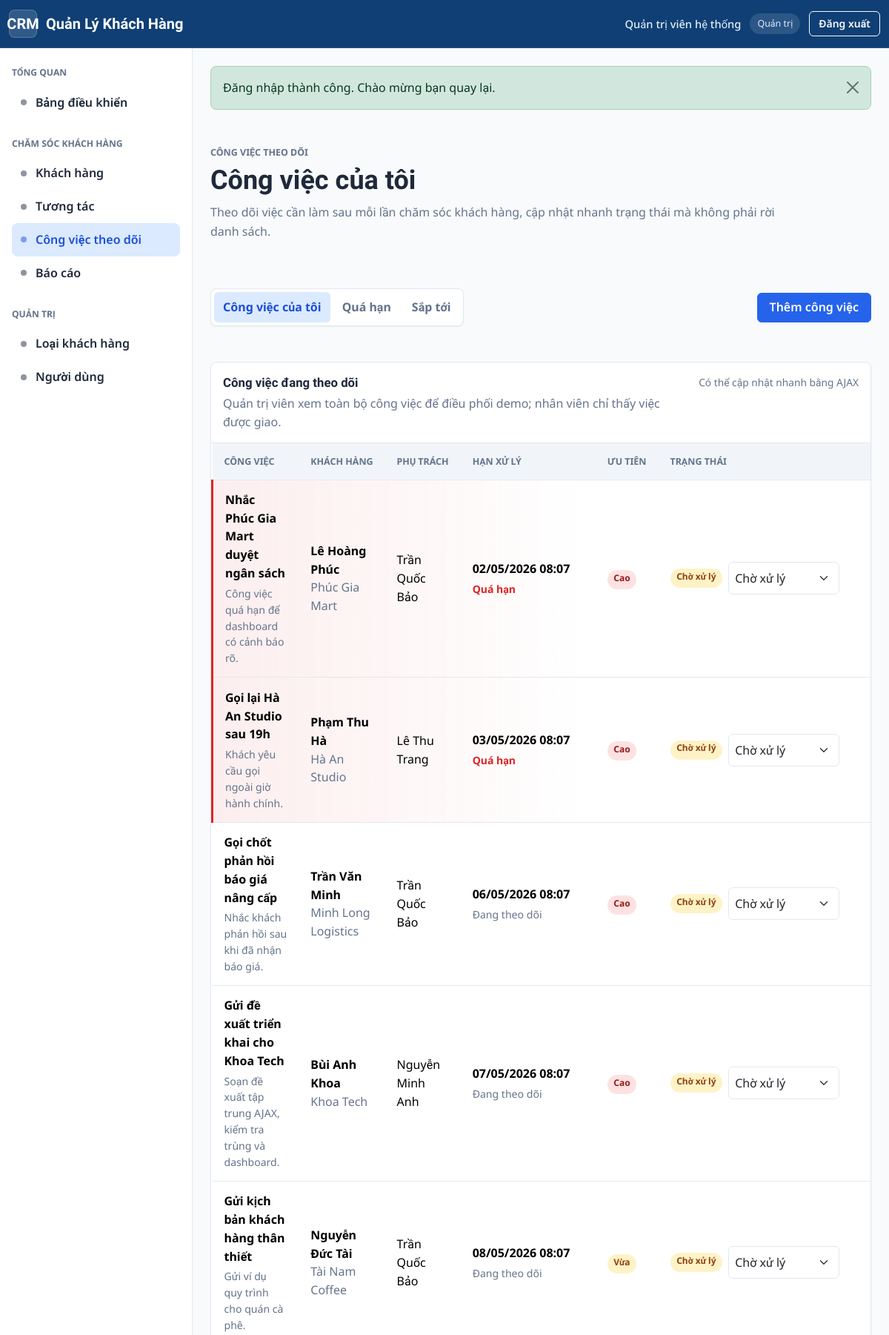
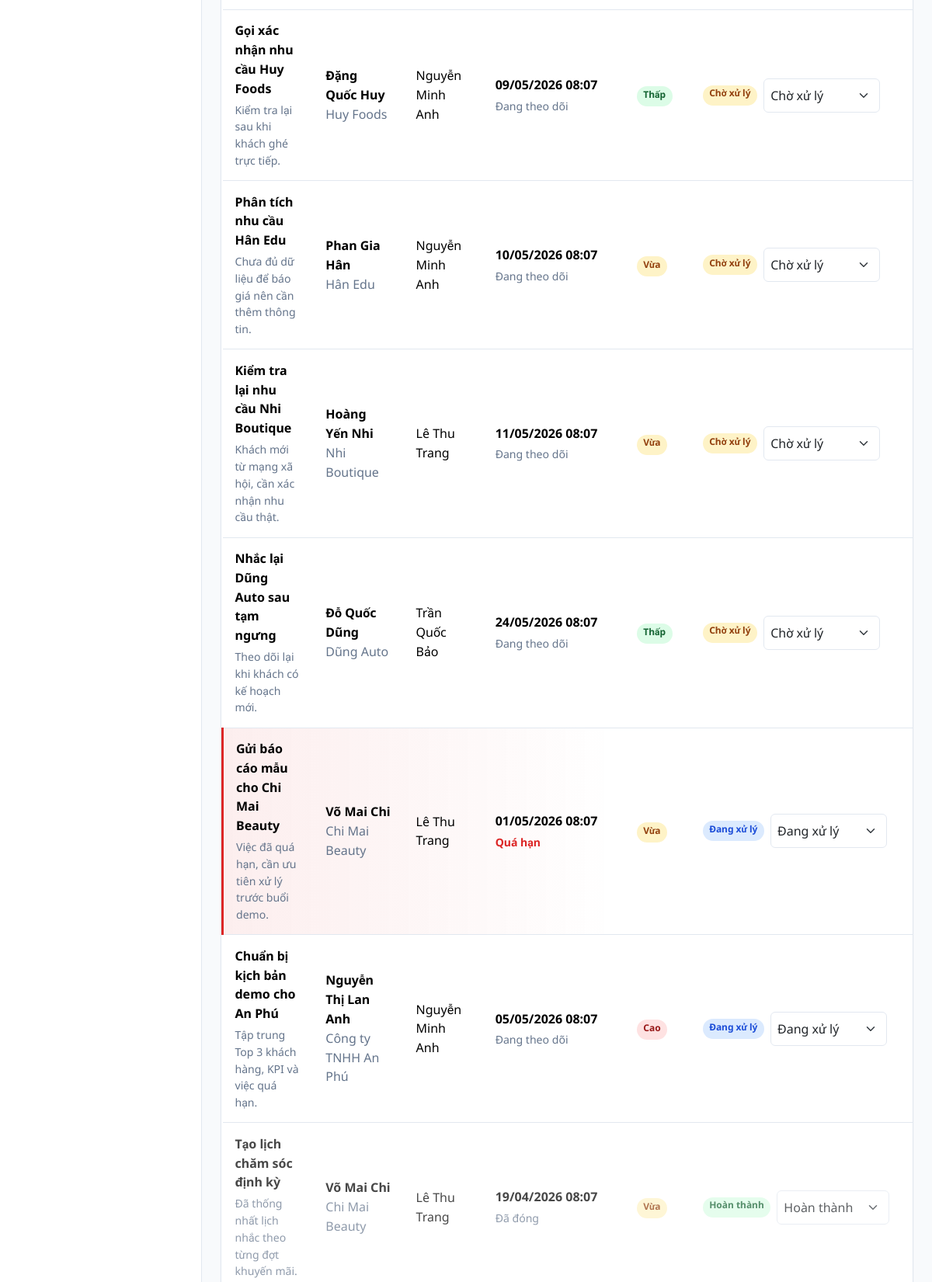
Page /cong-viec-theo-doi/index.php (signed in, upper part) on the committed database (2 pictures, top to bottom).
### tables this page shows
CREATE TABLE `follow_up_tasks` (
    `id` INT UNSIGNED NOT NULL AUTO_INCREMENT,
    `customer_id` INT UNSIGNED NOT NULL,
    `assigned_user_id` INT UNSIGNED NOT NULL,
    `created_by` INT UNSIGNED NOT NULL,
    `title` VARCHAR(150) NOT NULL,
    `description` TEXT NULL,
    `due_at` DATETIME NOT NULL,
    `status` ENUM('pending', 'in_progress', 'completed', 'cancelled') NOT NULL DEFAULT 'pending',
    `priority` ENUM('low', 'medium', 'high') NOT NULL DEFAULT 'medium',
    `completed_at` DATETIME NULL,
    `created_at` DATETIME NOT NULL DEFAULT CURRENT_TIMESTAMP,
    `updated_at` DATETIME NOT NULL DEFAULT CURRENT_TIMESTAMP ON UPDATE CURRENT_TIMESTAMP,
    PRIMARY KEY (`id`),
    KEY `idx_tasks_assignee_status_due` (`assigned_user_id`, `status`, `due_at`),
    KEY `idx_tasks_customer_status` (`customer_id`, `status`),
    KEY `idx_tasks_due_at` (`due_at`),
    KEY `idx_tasks_priority` (`priority`),
    KEY `idx_tasks_created_by` (`created_by`),
    CONSTRAINT `fk_tasks_customer`
        FOREIGN KEY (`customer_id`) REFERENCES `customers` (`id`)
        ON UPDATE CASCADE
        ON DELETE CASCADE,
    CONSTRAINT `fk_tasks_assigned_user`
        FOREIGN KEY (`assigned_user_id`) REFERENCES `users` (`id`)
        ON UPDATE CASCADE
        ON DELETE RESTRICT,
    CONSTRAINT `fk_tasks_created_by`
        FOREIGN KEY (`created_by`) REFERENCES `users` (`id`)
        ON UPDATE CASCADE
        ON DELETE RESTRICT
);

CREATE TABLE `customers` (
    `id` INT UNSIGNED NOT NULL AUTO_INCREMENT,
    `customer_type_id` INT UNSIGNED NOT NULL,
    `assigned_user_id` INT UNSIGNED NULL,
    `full_name` VARCHAR(150) NOT NULL,
    `company_name` VARCHAR(150) NULL,
    `gender` ENUM('male', 'female', 'other', 'unknown') NOT NULL DEFAULT 'unknown',
    `date_of_birth` DATE NULL,
    `phone` VARCHAR(32) NULL,
    `phone_normalized` VARCHAR(32) NULL,
    `email` VARCHAR(191) NULL,
    `email_normalized` VARCHAR(191) NULL,
    `address` VARCHAR(255) NULL,
    `city` VARCHAR(80) NULL,
    `source` ENUM('website', 'facebook', 'referral', 'walk_in', 'phone', 'other') NOT NULL DEFAULT 'other',
    `status` ENUM('active', 'potential', 'inactive') NOT NULL DEFAULT 'active',
    `notes` TEXT NULL,
    `deleted_at` DATETIME NULL,
    `active_phone_key` VARCHAR(32)
        GENERATED ALWAYS AS (
            CASE
                WHEN `deleted_at` IS NULL
                 AND `phone_normalized` IS NOT NULL
                 AND `phone_normalized` <> ''
                THEN `phone_normalized`
                ELSE NULL
            END
        ) PERSISTENT,
    `active_email_key` VARCHAR(191)
        GENERATED ALWAYS AS (
            CASE
                WHEN `deleted_at` IS NULL
                 AND `email_normalized` IS NOT NULL
                 AND `email_normalized` <> ''
                THEN `email_normalized`
                ELSE NULL
            END
        ) PERSISTENT,
    `created_at` DATETIME NOT NULL DEFAULT CURRENT_TIMESTAMP,
    `updated_at` DATETIME NOT NULL DEFAULT CURRENT_TIMESTAMP ON UPDATE CURRENT_TIMESTAMP,
    PRIMARY KEY (`id`),
    UNIQUE KEY `uq_customers_active_phone` (`active_phone_key`),
    UNIQUE KEY `uq_customers_active_email` (`active_email_key`),
    KEY `idx_customers_name` (`full_name`),
    KEY `idx_customers_company_name` (`company_name`),
    KEY `idx_customers_type_status` (`customer_type_id`, `status`),
    KEY `idx_customers_assigned_status` (`assigned_user_id`, `status`),
    KEY `idx_customers_status_deleted` (`status`, `deleted_at`),
    KEY `idx_customers_deleted_at` (`deleted_at`),
    KEY `idx_customers_phone_normalized` (`phone_normalized`),
    KEY `idx_customers_email_normalized` (`email_normalized`),
    CONSTRAINT `fk_customers_customer_type`
        FOREIGN KEY (`customer_type_id`) REFERENCES `customer_types` (`id`)
        ON UPDATE CASCADE
        ON DELETE RESTRICT,
    CONSTRAINT `fk_customers_assigned_user`
        FOREIGN KEY (`assigned_user_id`) REFERENCES `users` (`id`)
        ON UPDATE CASCADE
        ON DELETE SET NULL
);

CREATE TABLE `users` (
    `id` INT UNSIGNED NOT NULL AUTO_INCREMENT,
    `full_name` VARCHAR(120) NOT NULL,
    `username` VARCHAR(50) NOT NULL,
    `email` VARCHAR(191) NOT NULL,
    `phone` VARCHAR(32) NULL,
    `password_hash` VARCHAR(255) NOT NULL,
    `role` ENUM('admin', 'staff') NOT NULL DEFAULT 'staff',
    `status` ENUM('active', 'locked') NOT NULL DEFAULT 'active',
    `last_login_at` DATETIME NULL,
    `created_at` DATETIME NOT NULL DEFAULT CURRENT_TIMESTAMP,
    `updated_at` DATETIME NOT NULL DEFAULT CURRENT_TIMESTAMP ON UPDATE CURRENT_TIMESTAMP,
    PRIMARY KEY (`id`),
    UNIQUE KEY `uq_users_username` (`username`),
    UNIQUE KEY `uq_users_email` (`email`),
    KEY `idx_users_role_status` (`role`, `status`),
    KEY `idx_users_status` (`status`),
    KEY `idx_users_last_login_at` (`last_login_at`)
);

### dung-chung/ham-chung.php (called while the page is built, shortened)
<?php
function e(mixed $giaTri): string
{
    return htmlspecialchars((string) ($giaTri ?? ''), ENT_QUOTES | ENT_SUBSTITUTE, 'UTF-8');
}
function duong_dan(string $duongDan = ''): string
{
    return rtrim(DUONG_DAN_GOC, '/') . '/' . ltrim($duongDan, '/');
}

### dung-chung/ham-xac-thuc.php (called while the page is built, shortened)
<?php
function nguoi_dung_hien_tai(): ?array
{
    return $_SESSION['nguoi_dung'] ?? null;
}
function la_admin(): bool
{
    return co_vai_tro(VAI_TRO_ADMIN);
}
function co_vai_tro(string|array $vaiTro): bool
{
    $vaiTroHienTai = nguoi_dung_hien_tai()['vai_tro'] ?? null;
    $danhSachVaiTro = is_array($vaiTro) ? $vaiTro : [$vaiTro];
    return $vaiTroHienTai !== null && in_array($vaiTroHienTai, $danhSachVaiTro, true);
}

### cong-viec-theo-doi/truy-van-cong-viec.php (called while the page is built, shortened)
<?php
function tao_dieu_kien_pham_vi_cong_viec(string $cheDo): array
{
    $nguoiDung = nguoi_dung_hien_tai();
    $dieuKien = ['c.deleted_at IS NULL'];
    $thamSo = [];
    return ['sql' => ' WHERE ' . implode(' AND ', $dieuKien), 'tham_so' => $thamSo];
}
function lay_danh_sach_cong_viec_theo_doi(string $cheDo = 'my'): array
{
    $loc = tao_dieu_kien_pham_vi_cong_viec($cheDo);
    return lay_nhieu_dong(
        "SELECT t.id, t.title, t.description, t.due_at, t.status, t.priority, t.completed_at,
            c.full_name AS customer_name, c.company_name,
            u.full_name AS assigned_user_name
         FROM follow_up_tasks t
         INNER JOIN customers c ON c.id = t.customer_id
         INNER JOIN users u ON u.id = t.assigned_user_id
         {$loc['sql']}
         ORDER BY FIELD(t.status, 'pending', 'in_progress', 'completed', 'cancelled'), t.due_at ASC
         LIMIT 60",
        $loc['tham_so']
    );
}

### cau-hinh/ket-noi-csdl.php (called while the page is built, shortened)
<?php
function lay_ket_noi_csdl(): PDO
{
    static $pdo = null;
    $dsn = sprintf(
        'mysql:host=%s;port=%d;dbname=%s;charset=%s',
        DB_HOST,
        DB_PORT,
        DB_NAME,
        DB_CHARSET
    );
    try {
        $pdo = new PDO($dsn, DB_USERNAME, DB_PASSWORD, [
            PDO::ATTR_ERRMODE => PDO::ERRMODE_EXCEPTION,
            PDO::ATTR_DEFAULT_FETCH_MODE => PDO::FETCH_ASSOC,
            PDO::ATTR_EMULATE_PREPARES => false,
            PDO::MYSQL_ATTR_INIT_COMMAND => 'SET NAMES ' . DB_CHARSET,
        ]);
        $pdo->exec('SET NAMES ' . DB_CHARSET . ' COLLATE ' . lay_collation_ket_noi($pdo));
    } catch (PDOException $exception) {
        throw new RuntimeException('Không thể kết nối cơ sở dữ liệu.', 0, $exception);
    }
    return $pdo;
}
function lay_collation_ket_noi(PDO $pdo): string
{
    $collations = [DB_COLLATION, DB_FALLBACK_COLLATION];
    $stmt = $pdo->prepare(
        'SELECT COLLATION_NAME
         FROM information_schema.COLLATIONS
         WHERE CHARACTER_SET_NAME = :charset
           AND COLLATION_NAME = :collation
         LIMIT 1'
    );
    foreach ($collations as $collation) {
        $stmt->execute([
            'charset' => DB_CHARSET,
            'collation' => $collation,
        ]);
        if ($stmt->fetchColumn()) {
            return $collation;
        }
    }
    return DB_FALLBACK_COLLATION;
}

### dung-chung/ham-csdl.php (called while the page is built, shortened)
<?php
require_once __DIR__ . '/../cau-hinh/ket-noi-csdl.php';
function chay_truy_van(string $sql, array $thamSo = []): PDOStatement
{
    $stmt = lay_ket_noi_csdl()->prepare($sql);
    $stmt->execute($thamSo);
    return $stmt;
}
function lay_nhieu_dong(string $sql, array $thamSo = []): array
{
    return chay_truy_van($sql, $thamSo)->fetchAll();
}

### cong-viec-theo-doi/xu-ly-du-lieu-cong-viec.php (called while the page is built, shortened)
<?php
function nhan_trang_thai_cong_viec(): array
{
    return [
        'pending' => 'Chờ xử lý',
        'in_progress' => 'Đang xử lý',
        'completed' => 'Hoàn thành',
        'cancelled' => 'Đã hủy',
    ];
}
function nhan_trang_thai_chinh_cong_viec(): array
{
    return ['pending' => 'Chờ xử lý', 'completed' => 'Hoàn thành', 'cancelled' => 'Đã hủy'];
}
function trang_thai_cong_viec_dang_mo(): array
{
    return ['pending', 'in_progress'];
}
function lop_badge_trang_thai_cong_viec(string $trangThai): string
{
    return match ($trangThai) {
        'pending' => 'badge-soft-warning',
        'in_progress' => 'badge-soft-primary',
        'completed' => 'badge-soft-success',
        'cancelled' => 'badge-soft-danger',
        default => 'badge-soft-primary',
    };
}
function nhan_uu_tien_cong_viec(): array
{
    return ['high' => 'Cao', 'medium' => 'Vừa', 'low' => 'Thấp'];
}
function lop_badge_uu_tien_cong_viec(string $uuTien): string
{
    return match ($uuTien) {
        'high' => 'badge-soft-danger',
        'medium' => 'badge-soft-warning',
        'low' => 'badge-soft-success',
        default => 'badge-soft-primary',
    };
}
function la_cong_viec_qua_han(array $congViec): bool
{
    return in_array($congViec['status'], trang_thai_cong_viec_dang_mo(), true)
        && strtotime($congViec['due_at']) < time();
}

### dung-chung/ham-dinh-dang.php (called while the page is built, shortened)
<?php
function dinh_dang_ngay_gio(?string $ngayGio): string
{
    $timestamp = strtotime($ngayGio);
    return $timestamp === false ? '' : date('d/m/Y H:i', $timestamp);
}

### cong-viec-theo-doi/danh-sach-cong-viec.php (the view, shortened to what this page needs)
<?php
$cheDo = $cheDo ?? 'my';
$danhSachCongViec = $danhSachCongViec ?? [];
$tieuDeDanhSach = $tieuDeDanhSach ?? 'Danh sách công việc';
$moTaDanhSach = $moTaDanhSach ?? 'Theo dõi hạn xử lý, người phụ trách và trạng thái công việc chăm sóc khách hàng.';
$nhanTrangThai = nhan_trang_thai_cong_viec();
$nhanTrangThaiChinh = nhan_trang_thai_chinh_cong_viec();
$nhanUuTien = nhan_uu_tien_cong_viec();
$tepHienTai = basename(str_replace('\\', '/', $_SERVER['SCRIPT_NAME'] ?? 'index.php'));
$lopTab = static fn (string $tep): string => $tepHienTai === $tep ? ' is-active' : '';
?>
<div class="follow-up-nav">
    <div class="follow-up-tabs" aria-label="Bộ lọc công việc theo dõi">
        <a class="follow-up-tab<?= e($lopTab('index.php')) ?>" href="<?= e(duong_dan('cong-viec-theo-doi/')) ?>">Công việc của tôi</a>
        <a class="follow-up-tab<?= e($lopTab('qua-han.php')) ?>" href="<?= e(duong_dan('cong-viec-theo-doi/qua-han.php')) ?>">Quá hạn</a>
        <a class="follow-up-tab<?= e($lopTab('sap-toi.php')) ?>" href="<?= e(duong_dan('cong-viec-theo-doi/sap-toi.php')) ?>">Sắp tới</a>
    </div>
    <a class="btn btn-primary" href="<?= e(duong_dan('cong-viec-theo-doi/them.php')) ?>">Thêm công việc</a>
</div>
<section class="table-card task-board task-board--<?= e($cheDo) ?>" data-task-board>
    <div class="task-board-heading">
        <div>
            <h2 class="card-title mb-1"><?= e($tieuDeDanhSach) ?></h2>
            <p class="text-muted mb-0"><?= e($moTaDanhSach) ?></p>
        </div>
        <div class="task-board-feedback" data-task-feedback aria-live="polite">Có thể cập nhật nhanh bằng AJAX</div>
    </div>
    <div class="table-responsive">
        <table class="table align-middle task-table">
            <thead>
                <tr>
                    <th>Công việc</th>
                    <th>Khách hàng</th>
                    <th>Phụ trách</th>
                    <th>Hạn xử lý</th>
                    <th>Ưu tiên</th>
                    <th>Trạng thái</th>
                    <th>Thao tác</th>
                </tr>
            </thead>
            <tbody>
                <?php foreach ($danhSachCongViec as $congViec): ?>
                    <?php
                    $dangMo = in_array($congViec['status'], trang_thai_cong_viec_dang_mo(), true);
                    $quaHan = la_cong_viec_qua_han($congViec);
                    $lopDong = trim(($quaHan ? 'is-overdue ' : '') . (!$dangMo ? 'is-finished' : ''));
                    $nhanHan = $quaHan ? 'Quá hạn' : ($dangMo ? 'Đang theo dõi' : 'Đã đóng');
                    $luaChonTrangThai = $congViec['status'] === 'in_progress'
                        ? [
                            'pending' => $nhanTrangThai['pending'],
                            'in_progress' => $nhanTrangThai['in_progress'],
                            'completed' => $nhanTrangThai['completed'],
                            'cancelled' => $nhanTrangThai['cancelled'],
                        ]
                        : $nhanTrangThaiChinh;
                    ?>
                    <tr class="<?= e($lopDong) ?>" data-task-row="<?= e($congViec['id']) ?>" data-task-status="<?= e($congViec['status']) ?>">
                        <td>
                            <div class="task-title-cell">
                                <strong><?= e($congViec['title']) ?></strong>
                                <span><?= e($congViec['description'] ?: 'Không có mô tả') ?></span>
                            </div>
                        </td>
                        <td>
                            <strong><?= e($congViec['customer_name']) ?></strong>
                            <div class="text-muted"><?= e($congViec['company_name'] ?: 'Khách hàng cá nhân') ?></div>
                        </td>
                        <td><?= e($congViec['assigned_user_name']) ?></td>
                        <td>
                            <div class="task-due-cell">
                                <strong><?= e(dinh_dang_ngay_gio($congViec['due_at'])) ?></strong>
                                <span><?= e($nhanHan) ?></span>
                            </div>
                        </td>
                        <td>
                            <span class="badge <?= e(lop_badge_uu_tien_cong_viec($congViec['priority'])) ?>">
                                <?= e($nhanUuTien[$congViec['priority']] ?? 'Vừa') ?>
                            </span>
                        </td>
                        <td>
                            <div class="task-status-control">
                                <span class="badge <?= e(lop_badge_trang_thai_cong_viec($congViec['status'])) ?>" data-task-status-badge>
                                    <?= e($nhanTrangThai[$congViec['status']] ?? 'Không rõ') ?>
                                </span>
                                <select class="form-select form-select-sm" data-task-status-select data-task-id="<?= e($congViec['id']) ?>">
                                    <?php foreach ($luaChonTrangThai as $giaTri => $nhan): ?>
                                        <option value="<?= e($giaTri) ?>" <?= $congViec['status'] === $giaTri ? 'selected' : '' ?>><?= e($nhan) ?></option>
                                    <?php endforeach; ?>
                                </select>
                            </div>
                        </td>
                        <td>
                        </td>
                    </tr>
                <?php endforeach; ?>
            </tbody>
        </table>
    </div>
</section>

### rows in the picture
follow_up_tasks: title "Nhắc Phúc Gia Mart duyệt ngân sách", description "Công việc quá hạn để dashboard có cảnh báo rõ.", customer.full_name "Lê Hoàng Phúc", customer.company_name "Phúc Gia Mart", assigned_user.full_name "Trần Quốc Bảo", due_at "02/05/2026 08:07", nhanHan "Quá hạn", priority "Cao", status "Chờ xử lý", status+id "Chờ xử lý"
follow_up_tasks: title "Gọi lại Hà An Studio sau 19h", description "Khách yêu cầu gọi ngoài giờ hành chính.", customer.full_name "Phạm Thu Hà", customer.company_name "Hà An Studio", assigned_user.full_name "Lê Thu Trang", due_at "03/05/2026 08:07", nhanHan "Quá hạn", priority "Cao", status "Chờ xử lý", status+id "Chờ xử lý"
follow_up_tasks: title "Gọi chốt phản hồi báo giá nâng cấp", description "Nhắc khách phản hồi sau khi đã nhận báo giá.", customer.full_name "Trần Văn Minh", customer.company_name "Minh Long Logistics", assigned_user.full_name "Trần Quốc Bảo", due_at "06/05/2026 08:07", nhanHan "Đang theo dõi", priority "Cao", status "Chờ xử lý", status+id "Chờ xử lý"
follow_up_tasks: title "Gửi đề xuất triển khai cho Khoa Tech", description "Soạn đề xuất tập trung AJAX, kiểm tra trùng và dashboard.", customer.full_name "Bùi Anh Khoa", customer.company_name "Khoa Tech", assigned_user.full_name "Nguyễn Minh Anh", due_at "07/05/2026 08:07", nhanHan "Đang theo dõi", priority "Cao", status "Chờ xử lý", status+id "Chờ xử lý"
follow_up_tasks: title "Gửi kịch bản khách hàng thân thiết", description "Gửi ví dụ quy trình cho quán cà phê.", customer.full_name "Nguyễn Đức Tài", customer.company_name "Tài Nam Coffee", assigned_user.full_name "Trần Quốc Bảo", due_at "08/05/2026 08:07", nhanHan "Đang theo dõi", priority "Vừa", status "Chờ xử lý", status+id "Chờ xử lý"
follow_up_tasks: title "Gọi xác nhận nhu cầu Huy Foods", description "Kiểm tra lại sau khi khách ghé trực tiếp.", customer.full_name "Đặng Quốc Huy", customer.company_name "Huy Foods", assigned_user.full_name "Nguyễn Minh Anh", due_at "09/05/2026 08:07", nhanHan "Đang theo dõi", priority "Thấp", status "Chờ xử lý", status+id "Chờ xử lý"
follow_up_tasks: title "Phân tích nhu cầu Hân Edu", description "Chưa đủ dữ liệu để báo giá nên cần thêm thông tin.", customer.full_name "Phan Gia Hân", customer.company_name "Hân Edu", assigned_user.full_name "Nguyễn Minh Anh", due_at "10/05/2026 08:07", nhanHan "Đang theo dõi", priority "Vừa", status "Chờ xử lý", status+id "Chờ xử lý"
follow_up_tasks: title "Kiểm tra lại nhu cầu Nhi Boutique", description "Khách mới từ mạng xã hội, cần xác nhận nhu cầu thật.", customer.full_name "Hoàng Yến Nhi", customer.company_name "Nhi Boutique", assigned_user.full_name "Lê Thu Trang", due_at "11/05/2026 08:07", nhanHan "Đang theo dõi", priority "Vừa", status "Chờ xử lý", status+id "Chờ xử lý"
follow_up_tasks: title "Nhắc lại Dũng Auto sau tạm ngưng", description "Theo dõi lại khi khách có kế hoạch mới.", customer.full_name "Đỗ Quốc Dũng", customer.company_name "Dũng Auto", assigned_user.full_name "Trần Quốc Bảo", due_at "24/05/2026 08:07", nhanHan "Đang theo dõi", priority "Thấp", status "Chờ xử lý", status+id "Chờ xử lý"
follow_up_tasks: title "Gửi báo cáo mẫu cho Chi Mai Beauty", description "Việc đã quá hạn, cần ưu tiên xử lý trước buổi demo.", customer.full_name "Võ Mai Chi", customer.company_name "Chi Mai Beauty", assigned_user.full_name "Lê Thu Trang", due_at "01/05/2026 08:07", nhanHan "Quá hạn", priority "Vừa", status "Đang xử lý", status+id "Đang xử lý"
follow_up_tasks: title "Chuẩn bị kịch bản demo cho An Phú", description "Tập trung Top 3 khách hàng, KPI và việc quá hạn.", customer.full_name "Nguyễn Thị Lan Anh", customer.company_name "Công ty TNHH An Phú", assigned_user.full_name "Nguyễn Minh Anh", due_at "05/05/2026 08:07", nhanHan "Đang theo dõi", priority "Cao", status "Đang xử lý", status+id "Đang xử lý"
follow_up_tasks: title "Tạo lịch chăm sóc định kỳ", description "Đã thống nhất lịch nhắc theo từng đợt khuyến mãi.", customer.full_name "Võ Mai Chi", customer.company_name "Chi Mai Beauty", assigned_user.full_name "Lê Thu Trang", due_at "19/04/2026 08:07", status "Đã đóng", priority "Vừa", status "Hoàn thành", status+id "Hoàn thành"

### other values in the picture
TEN_UNG_DUNG "Quản Lý Khách Hàng"
$nguoiDung['ho_ten'] ?: $nguoiDung['ten_dang_nhap'] "Quản trị viên hệ thống"
$vaiTro "Quản trị"
$nhan "Bảng điều khiển Khách hàng Tương tác Công việc theo dõi Báo cáo Loại khách hàng Người dùng"
$thongBao['noi_dung'] "Đăng nhập thành công. Chào mừng bạn quay lại."
$tieuDeDanhSach "Công việc đang theo dõi"
$moTaDanhSach "Quản trị viên xem toàn bộ công việc để điều phối demo; nhân viên chỉ thấy việc được giao."
